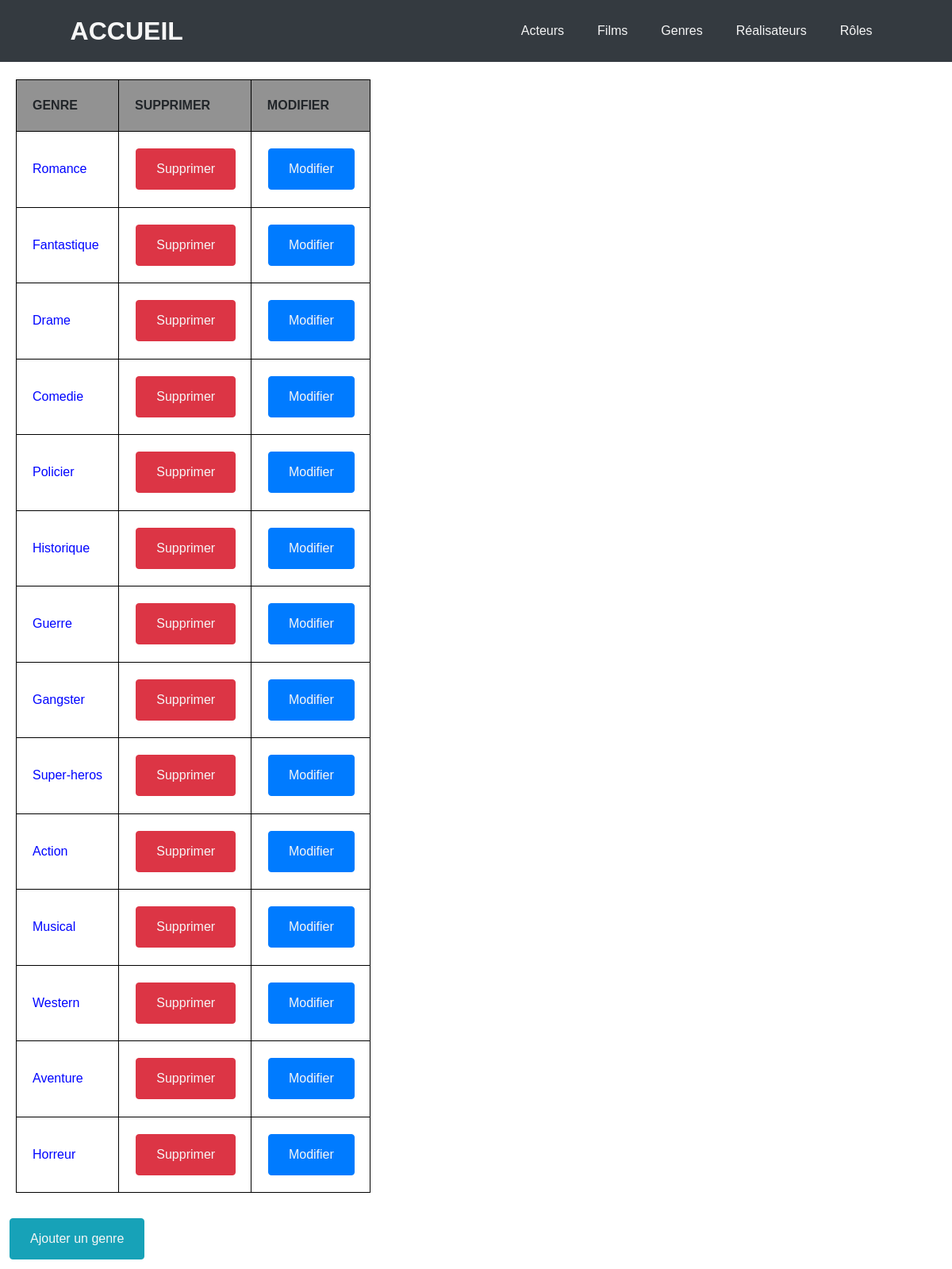
The page /index.php?action=listGenre on the database its author committed.
### tables this page shows
CREATE TABLE IF NOT EXISTS `genre` (
  `id_genre` int(11) NOT NULL AUTO_INCREMENT,
  `nom_genre` varchar(255) NOT NULL,
  PRIMARY KEY (`id_genre`)
);

### controllers/GenreController.php (called while the page is built, shortened)
<?php
require_once "bdd/DAO.php";
class GenreController
{
    public function listGenre()
    {
        $dao = new DAO;
        $sql = "SELECT * FROM genre";
        $genre = $dao->executerRequete($sql);
        require_once "views/listGenre.php";
    }
}

### bdd/DAO.php (called while the page is built, shortened)
<?php
class DAO
{
    private $bdd;
    public function __construct()
    {
        $this->bdd = new PDO('mysql:host=localhost;dbname=exercice_cinema_vt_sandbox;charset=utf8', 'root', '');
    }
    public function executerRequete($sql, $params = NULL)
    {
        if ($params == NULL) {
            $resultat = $this->bdd->query($sql);
        } else {
            $resultat = $this->bdd->prepare($sql);
            $resultat->execute($params);
        }
        return $resultat;
    }
}

### views/listGenre.php (the view, shortened to what this page needs)
<table>
    <thead>
        <tr>
            <td>Genre</td>
            <td>Supprimer</td>
            <td>Modifier</td>
        </tr>
    </thead>
    <?php
    while ($data = $genre->fetch()) {
    ?>
        <tr>
            <td><a class="nom" href="index.php?action=detailGenre&id=<?= $data['id_genre'] ?>"><?= $data['nom_genre']; ?></a></td>
            <td><button type="button" class="btn btn-danger"><a class="btn" href="index.php?action=detailGenreDelete&id=<?= $data['id_genre'] ?>">Supprimer</a></button></td>
            <td><button type="button" class="btn btn-primary"><a class="btn" href="#">Modifier</a></button></td>
        </tr>
    <?php
    }
    ?>
</table>
<button type="button" class="btn btn-info"><a class="btn" href="index.php?action=addGenreForm">Ajouter un genre</a></button>
<?php
require "views/template.php";

### public/css/style.css (style rules this page uses)
* { box-sizing: border-box; font-family: sans-serif; }
body { margin: 0; }
a { text-decoration: none; }
table { margin: 20px; padding: 10px; border: 1px solid black; border-collapse: collapse; }
td { padding: 20px; border: 1px solid black; border-collapse: collapse; }
thead tr td { text-transform: uppercase; font-weight: bold; background-color: #929292; }
.nom { color: #0004ff; }
.btn { text-decoration: none; color: #f6f6f6; }
.btn-info, .btn-danger, .btn-primary { margin: 1%; }

### rows shown on the page
genre: nom_genre "Romance"
genre: nom_genre "Fantastique"
genre: nom_genre "Drame"
genre: nom_genre "Comedie"
genre: nom_genre "Policier"
genre: nom_genre "Historique"
genre: nom_genre "Guerre"
genre: nom_genre "Gangster"
genre: nom_genre "Super-heros"
genre: nom_genre "Action"
genre: nom_genre "Musical"
genre: nom_genre "Western"
genre: nom_genre "Aventure"
genre: nom_genre "Horreur"
